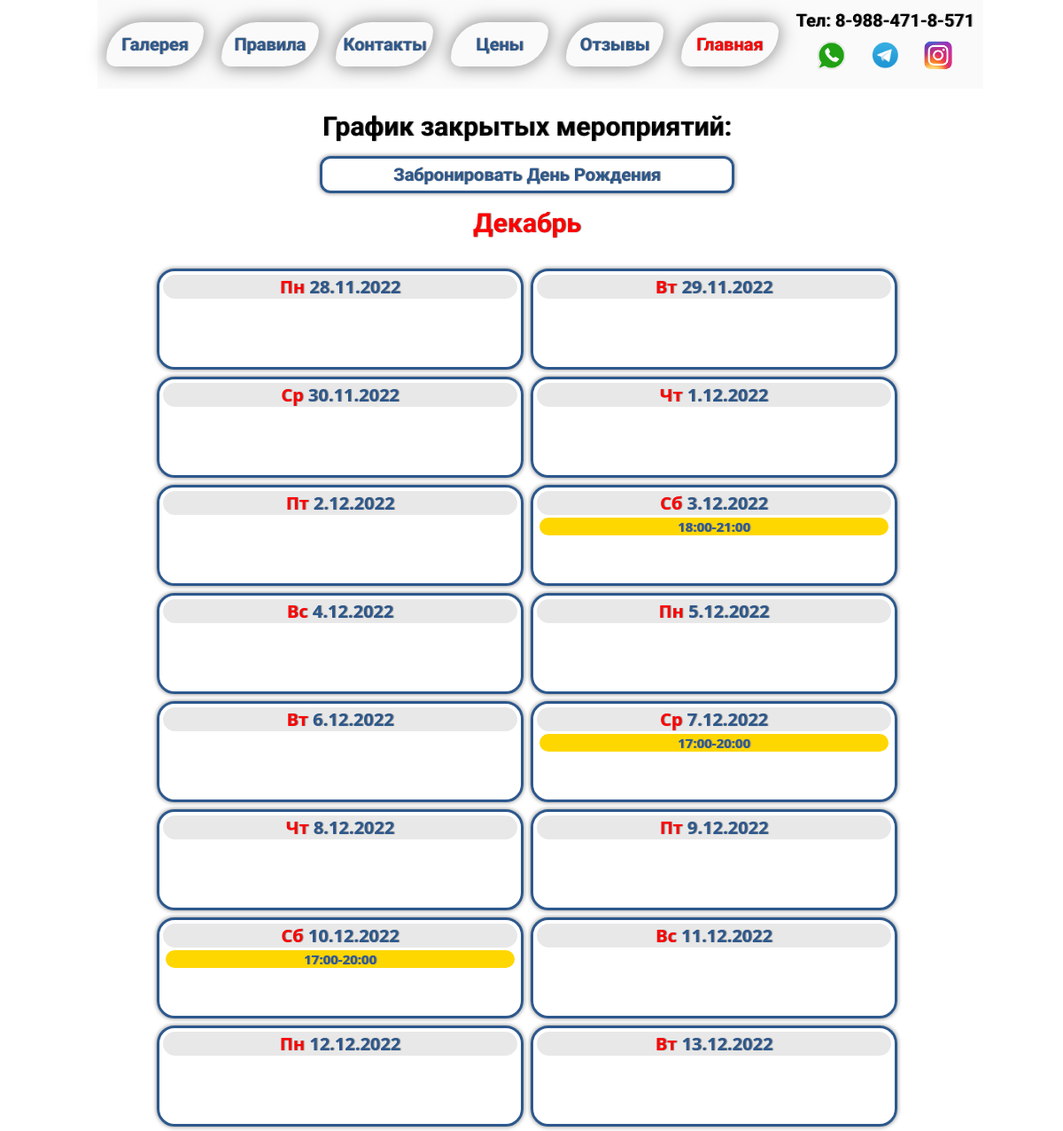
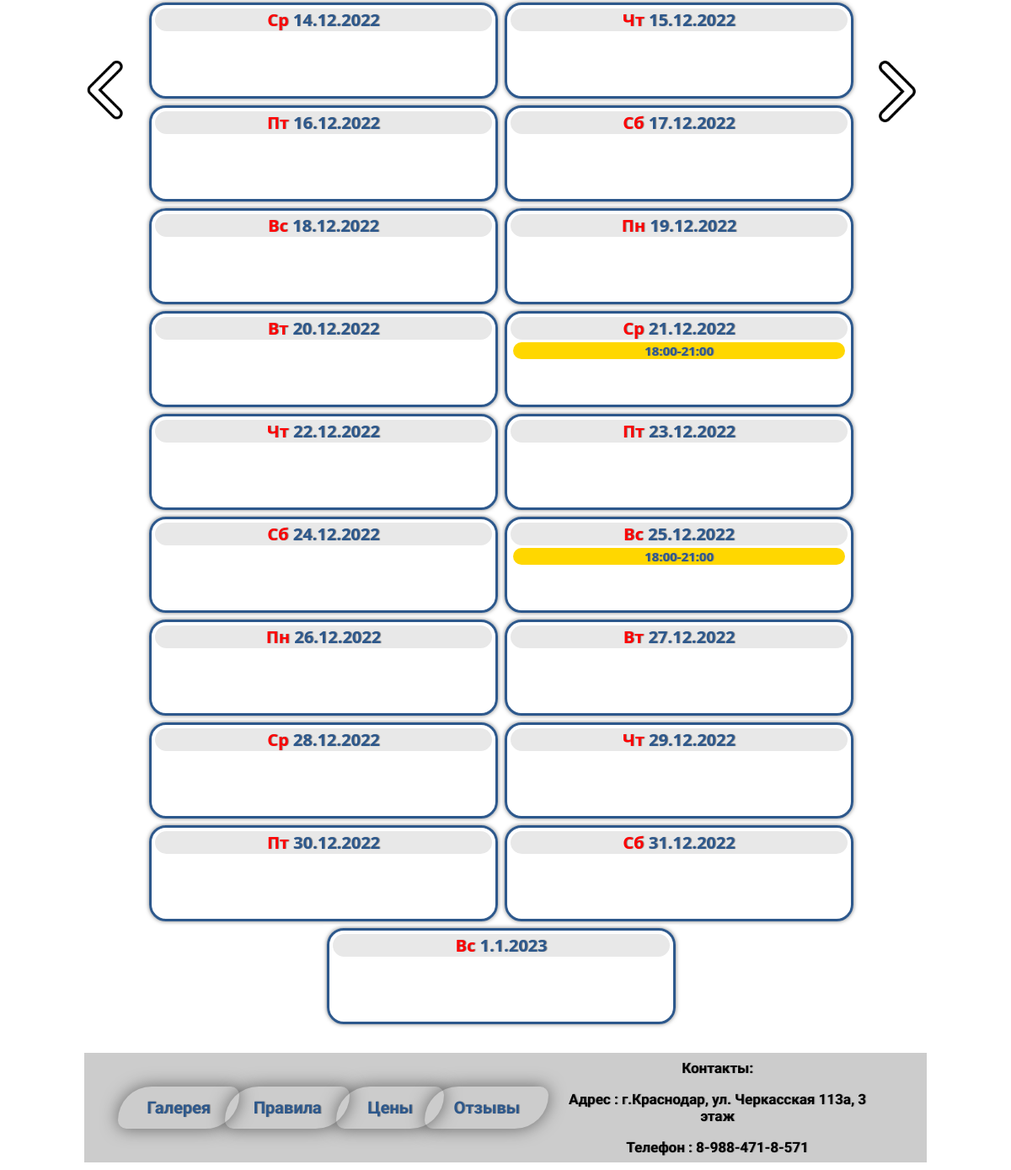
/calendar, run on the app's committed database (2 pictures, top to bottom).
### mainsite/models.py (models this page shows, shortened)
class Calendar_days(models.Model):
    time_choises = [('10:00','10:00'),('11:00','11:00'),('12:00','12:00'),('13:00','13:00'),('14:00','14:00'),('15:00','15:00'),('16:00','16:00'),('17:00','17:00'),('18:00','18:00'),('19:00','19:00'),('20:00','20:00'),('21:00','21:00'),]
    name_par = models.CharField(max_length=30,  null=False, verbose_name='ФИО родителя:')
    phone = models.IntegerField(null=False, verbose_name='Телефон родителя:')
    name_child = models.CharField(max_length=30, null=False, verbose_name='ФИО ребенка:')
    date_birthday = models.DateField(verbose_name='Дата мероприятия:')
    time_birthday_start = models.CharField(max_length=10, null=True, verbose_name='Время начала:', choices=time_choises)
    time_birthday_end = models.CharField(max_length=10, null=True, verbose_name='Время завершения:',choices=time_choises)
    comment = models.TextField(max_length=200, blank=True, null=True, verbose_name='Дополнительная информация:')
    class Meta:
        verbose_name = u"событие"
        verbose_name_plural = u"События"
        ordering=['date_birthday', 'time_birthday_start']

### mainsite/views.py (the view, shortened to what this page needs)
# urls.py: path('calendar', views.calendar_site),
def calendar_site(request):
    name_month = [{'number':1, 'name':'Январь'},{'number':2, 'name':'Февраль'}, {'number':3, 'name': 'Март'}, {'number':4, 'name': 'Апрель'}, {'number':5, 'name': 'Май'}, {'number':6, 'name': 'Июнь'}, {'number':7, 'name': 'Июль'},{'number':8, 'name': 'Август'}, {'number':9, 'name': 'Сентябрь'},{'number':10, 'name': 'Октябрь'}, {'number':11, 'name': 'Ноябрь'}, {'number':12, 'name': 'Декабрь'}]
    name_day = [{'number':1, 'name':'Пн'},{'number':2, 'name':'Вт'}, {'number':3, 'name': 'Ср'}, {'number':4, 'name': 'Чт'}, {'number':5, 'name': 'Пт'}, {'number':6, 'name': 'Сб'}, {'number':7, 'name': 'Вс'}]
    year_now=datetime.now().year
    cal = Calendar()
    hb=Calendar_days.objects.all().order_by('date_birthday', 'time_birthday_start')
    month_number = datetime.now().month
    cal_dict= {'cal':cal.itermonthdates(year_now, month_number), 'month':month_number,'hb':hb, 'year':year_now, 'name_month':name_month, 'name_day':name_day}
    return render(request, 'mainsite/calendar.html', context=cal_dict)

### mainsite/templatetags/filter.py (called while the page is built)
@register.filter(name='isoweekday')
def isoweekday(value):
    return value.isoweekday()

### mainsite/templates/mainsite/calendar.html (shortened to what this page needs)
{% extends 'mainsite/base.html' %}
{% load static %}
{%block in_head%}<link rel="stylesheet" href="{% static 'mainsite/main_style.css' %}">{%endblock%}
{%block content%}
<div class="main">
    <div class="main_inside">
        {% load static %}
        <div class="block_heder">
            <a href="gallery"><div class="heder_text">Галерея</div></a>
            <a href="rules"><div class="heder_text">Правила</div></a>
            <a href="contacts"><div class="heder_text">Контакты</div></a>
            <a href="price"><div class="heder_text">Цены</div></a>
            <a href="reviews"><div class="heder_text">Отзывы</div></a>
            <a href="/"><div class="heder_text_x">Главная</div></a>
            <div class="phone_wa_tg">
                <div>Тел: 8-988-471-8-571</div>
                <div class="social">
                    <a class="social_link_wa" href="https://wa.me/+79884718571"></a>
                    <a class="social_link_tg" href="https://t.me/+wXDdIQBZ3j5lMDhi"></a>
                    <a class="social_link_insta" href="https://www.instagram.com/koshki_myishki/"></a>
                </div>
            </div>
        </div>
        <div class="calendar_block">
            <h2>График закрытых мероприятий:</h2>
            <a class="reserv_day" href="#popup">Забронировать День Рождения</a>
            {% for month_name in name_month%}
                {% if month_name.number == month %}
                    <h2 class="name_month">{{month_name.name}}</h2>
                {% endif %}
            {% endfor %}
            <div class="calendar_block_flex">
                <form class="form" method="post">
                    <button class="button_previous_month" type="submit" name="previous_month" value="{{month}}"></button>
                </form>
                <form class="form" method="post">
                    <div class="calendar">
                        {% for i in cal %}
                            <a class="info_day">
                                <div class="calendar_child">
                                    {% load filter %}
                                    <div class="date_inside">
                                    {% for day in name_day %}
                                        {% if day.number == i|isoweekday %}
                                            <font class="name_weekday"> {{day.name}}</font>
                                        {% endif %}
                                    {% endfor %}
                                    {{i.day}}.{{i.month}}.{{i.year}}</div>
                                    {% for j in hb %}
                                        {% if i == j.date_birthday %}
                                            <p class="hb">{{j.time_birthday_start}}-{{j.time_birthday_end}}</p>
                                        {% endif %}
                                    {% endfor %}
                                </div>
                            </a>
                        {% endfor %}
                    </div>
                </form>
                <form class="form" method="post">
                    <button class="button_next_month" type="submit" name="next_month" value="{{month}}"></button>
                </form>
            </div>
        </div>
         <div class="block_footer">
            <div class="footer_link">
                <a href="gallery"><div class="footer_div">Галерея</div></a>
                <a href="rules"><div class="footer_div">Правила</div></a>
                <a href="price"><div class="footer_div">Цены</div></a>
                <a href="reviews"><div class="footer_div">Отзывы</div></a>
            </div>
            <div class="footer_info">
                <div>
                    <p>Контакты:</p>
                    <p>Адрес : г.Краснодар, ул. Черкасская 113а, 3 этаж</p>
                    <p>Телефон : 8-988-471-8-571</p>
                </div>
            </div>
        </div>
    </div>
</div>
{%endblock%}

### mainsite/templates/mainsite/base.html (shortened to what this page needs)
<!DOCTYPE html>
<html lang="en">
<head>
    {% load static %}
    {%block in_head%}{%endblock%}
</head>
<body class="body">
{%block content%}{%endblock%}
</body>
</html>

### mainsite/static/mainsite/main_style.css (style rules this page uses)
.body { margin:0; background-color:white; }
.main { font-family: 'Neucha', cursive; font-size: 15pt; font-weight:600; text-shadow: 1px 0 1px grey; display:flex; flex-direction:column; justify-content:center; align-items:center; background-color:white; width:auto; margin: 0px auto; }
.main_inside { max-width:1200px; min-width:600px; }
a { text-decoration: none; !important }
.block_heder { display:flex; justify-content:space-around; align-items:center; height: 100px; width: 100%; background-color:#fafafa; }
.social { display:flex; justify-content:space-around; padding:10px; }
.social_link_wa { display:flex; width:35px; height:35px; background-image:url(wa.png); background-size:cover; }
.social_link_tg { display:flex; width:35px; height:35px; background-image:url(tg.png); background-size:cover; }
.social_link_insta { display:flex; width:35px; height:35px; background-image:url(insta.png); background-size:cover; }
.phone_wa_tg { display:flex; flex-direction:column; }
.heder_text { display:flex; align-items:center; justify-content:center; height: 60px; width: 160px; border-radius: 200px 50px; box-shadow: 0 0 20px rgba(0,0,0,0.5); text-align:center; color:#2d588c; text-decoration: none; }
.heder_text_x { display:flex; align-items:center; justify-content:center; height: 60px; width: 160px; border-radius: 200px 50px; box-shadow: 0 0 20px rgba(0,0,0,0.5); text-align:center; color:red; text-decoration: none; }
h2 { text-align:center; }
@media all and (max-device-width: 1179px) { .main_inside { width:1000px; } }
@media all and (max-device-width: 1179px) { .heder_text { height: 50px; width: 110px; } }
@media all and (max-device-width: 1179px) { .heder_text_x { height: 50px; width: 110px; } }
@media all and (max-device-width: 1179px) { .block_heder { margin: 0px 10px 0px 10px; } }
@media all and (max-device-width: 1179px) { .footer_info { font-size: 17px; } }
@media all and (max-device-width: 1179px) { .footer_div { max-width: 75%; max-height: 30px; } }
@media all and (max-device-width: 1179px) { .calendar_child { min-width:400px; } }
.name_weekday { margin:0; padding:0; color:red; }
.block_footer { display:flex; background-color:blue; justify-content:space-between; align-items:center; height: 130px; width: 100%; background-color:#cccccc; }
.footer_link { width:55%; display:flex; justify-content:space-between; padding:20px; margin:20px; }
.footer_div { display:flex; align-items:center; justify-content:center; height: 40px; width: 100%; border-radius: 200px 50px; box-shadow: 0 0 20px rgba(0,0,0,0.5); text-align:center; color:#2d588c; padding:10px 25px; }
.footer_info { text-align:center; padding-right:70px; }
.calendar_block { width:99%; text-align: -webkit-center; }
.calendar_block_flex { display:flex; width:auto; align-items:center; justify-content:center; padding: 30px 0px; }
.calendar { display:flex; width:auto; flex-wrap:wrap; height:auto; background-color:#ffffff; justify-content:center; }
.calendar_child { width:130px; height:100px; border-style:solid; border-radius:20px; padding: 4px; margin:4px; box-shadow: 0 0 5px rgba(0,0,0,0.5); }
.hb { background-color:gold; text-decoration:none; font-size:15px; border-radius:20px; margin:3px; }
.info_day { border-style:none; background-color:white; text-decoration:none; font-size:20px; font-family: system-ui; color: #2d588c; text-align: center; }
.reserv_day { border-radius: 12px; padding: 6px 80px; box-shadow: 0 0 5px rgb(0 0 0 / 50%); text-decoration: none; border-style: solid; color: #2d588c; border-color:#2d588c; border-width:2; }
.date_inside { background-color:#e8e8e8; border-radius:20px; }
.button_previous_month { width: 50px; height: 100px; background-image: url(left_arrow.png); background-size: contain; border-style: hidden; background-repeat: no-repeat; background-color: white; }
.button_next_month { width: 50px; height: 100px; background-image: url(right_arrow.png); background-size: contain; border-style: hidden; background-repeat: no-repeat; background-color: white; }
.name_month { color:red; margin-bottom:0px; }
:root { --z-distance: 150px; --from-left: 1; --mobile-bkp: 650px; --slider-height: 650px; }

### data on the page
Calendar_days: time_birthday_start "18:00", time_birthday_end "21:00"
Calendar_days: time_birthday_start "17:00", time_birthday_end "20:00"
Calendar_days: time_birthday_start "17:00", time_birthday_end "20:00"
Calendar_days: time_birthday_start "18:00", time_birthday_end "21:00"
Calendar_days: time_birthday_start "18:00", time_birthday_end "21:00"

### other printed values
{{ month_name.name }} "Декабрь"
{{ day.name }} "Пн" "Вт" "Ср" "Чт" "Пт" "Сб" "Вс" "Пн" "Вт" "Ср" "Чт" "Пт" "Сб" "Вс" "Пн" "Вт" "Ср" "Чт" "Пт" "Сб" "Вс" "Пн" "Вт" "Ср" "Чт" "Пт" "Сб" "Вс" "Пн" "Вт" "Ср" "Чт" "Пт" "Сб" "Вс"
{{ i.day }} "28" "29" "30" "1" "2" "3" "4" "5" "6" "7" "8" "9" "10" "11" "12" "13" "14" "15" "16" "17" "18" "19" "20" "21" "22" "23" "24" "25" "26" "27" "28" "29" "30" "31" "1"
{{ i.month }} "11" "11" "11" "12" "12" "12" "12" "12" "12" "12" "12" "12" "12" "12" "12" "12" "12" "12" "12" "12" "12" "12" "12" "12" "12" "12" "12" "12" "12" "12" "12" "12" "12" "12" "1"
{{ i.year }} "2022" "2022" "2022" "2022" "2022" "2022" "2022" "2022" "2022" "2022" "2022" "2022" "2022" "2022" "2022" "2022" "2022" "2022" "2022" "2022" "2022" "2022" "2022" "2022" "2022" "2022" "2022" "2022" "2022" "2022" "2022" "2022" "2022" "2022" "2023"
